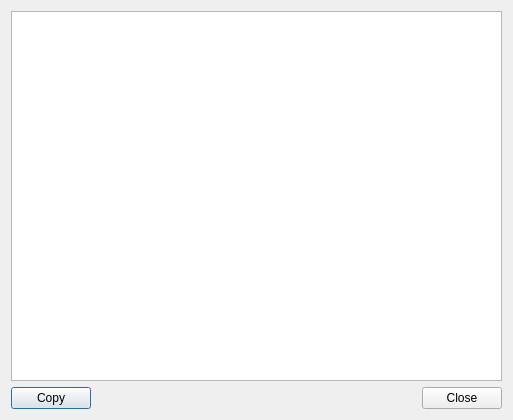
<?xml version="1.0" encoding="UTF-8"?>
<ui version="4.0">
 <class>SysinfoWindow</class>
 <widget class="QDialog" name="SysinfoWindow">
  <property name="geometry">
   <rect>
    <x>0</x>
    <y>0</y>
    <width>513</width>
    <height>420</height>
   </rect>
  </property>
  <property name="windowTitle">
   <string>Sysinfo</string>
  </property>
  <layout class="QVBoxLayout" name="verticalLayout">
   <item>
    <widget class="QPlainTextEdit" name="sysinfo_edit">
     <property name="lineWrapMode">
      <enum>QPlainTextEdit::NoWrap</enum>
     </property>
     <property name="readOnly">
      <bool>true</bool>
     </property>
    </widget>
   </item>
   <item>
    <layout class="QHBoxLayout" name="horizontalLayout">
     <item>
      <widget class="QPushButton" name="copy_button">
       <property name="text">
        <string>Copy</string>
       </property>
       <property name="icon">
        <iconset theme="edit-copy"/>
       </property>
      </widget>
     </item>
     <item>
      <layout class="QHBoxLayout" name="horizontalLayout_2">
       <item>
        <spacer name="horizontalSpacer">
         <property name="orientation">
          <enum>Qt::Horizontal</enum>
         </property>
         <property name="sizeHint" stdset="0">
          <size>
           <width>40</width>
           <height>20</height>
          </size>
         </property>
        </spacer>
       </item>
      </layout>
     </item>
     <item>
      <widget class="QPushButton" name="close_button">
       <property name="text">
        <string>Close</string>
       </property>
      </widget>
     </item>
    </layout>
   </item>
  </layout>
 </widget>
 <resources/>
 <connections/>
</ui>
